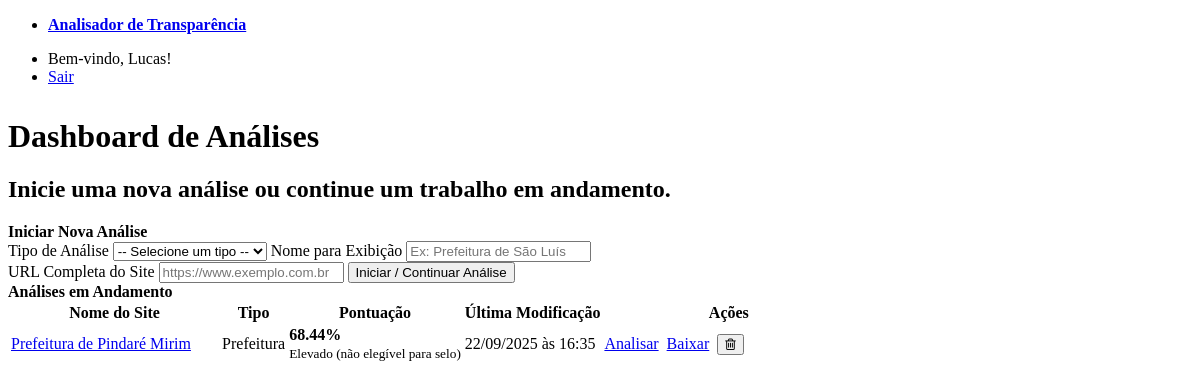
/ (signed in), run on the app's committed database.
### tables this page shows
CREATE TABLE analises (
            id INTEGER PRIMARY KEY AUTOINCREMENT,
            username TEXT NOT NULL,
            site_url TEXT NOT NULL,
            site_nome TEXT,
            tipo_analise TEXT,
            respostas TEXT,
            last_modified TIMESTAMP
        );

### app.py (the view)
@app.route('/')
@login_required
def dashboard():
    analises = db.listar_analises_por_usuario(session['username'])
    matriz_completa = logic.carregar_criterios()
    for analise in analises:
        criterios_para_analise = matriz_completa.get(analise['tipo_analise'])
        score = 0
        selo = "Não iniciado"
        if criterios_para_analise and analise.get('respostas'):
            resultados = logic.calcular_indice_e_selo(analise['respostas'], criterios_para_analise)
            score = resultados['indice']
            selo = resultados['selo']
        analise['score'] = score
        analise['selo'] = selo
        if analise.get('last_modified'):
            dt_obj = datetime.strptime(analise['last_modified'].split('.')[0], '%Y-%m-%d %H:%M:%S')
            analise['last_modified_fmt'] = dt_obj.strftime('%d/%m/%Y às %H:%M')
        else:
            analise['last_modified_fmt'] = "N/A"
        analise['latest_report'] = db.get_latest_report(analise['id'])
    dados_grafico_selos = {
        "labels": [a['selo'] for a in analises if a['selo'] != "Não iniciado"],
        "data": [1 for a in analises if a['selo'] != "Não iniciado"]
    }
    selos_contagem = {}
    [selos_contagem.update({s: selos_contagem.get(s, 0) + 1}) for s in dados_grafico_selos['labels']]
    dados_grafico_selos = {"labels": list(selos_contagem.keys()), "data": list(selos_contagem.values())}
    scores_por_tipo = {
        "Prefeitura": [a['score'] for a in analises if a['tipo_analise'] == 'Prefeitura'],
        "Câmara": [a['score'] for a in analises if a['tipo_analise'] == 'Câmara']
    }
    media_prefeitura = sum(scores_por_tipo["Prefeitura"]) / len(scores_por_tipo["Prefeitura"]) if scores_por_tipo["Prefeitura"] else 0
    media_camara = sum(scores_por_tipo["Câmara"]) / len(scores_por_tipo["Câmara"]) if scores_por_tipo["Câmara"] else 0
    dados_grafico_medias = {"labels": ["Prefeitura", "Câmara"], "data": [media_prefeitura, media_camara]}
    return render_template('dashboard.html', analises=analises, dados_grafico_selos=dados_grafico_selos, dados_grafico_medias=dados_grafico_medias)

### app.py (called while the page is built)
def login_required(f):
    @wraps(f)
    def decorated_function(*args, **kwargs):
        if 'username' not in session:
            flash('Por favor, faça login para aceder a esta página.', 'warning')
            return redirect(url_for('login'))
        return f(*args, **kwargs)
    return decorated_function

### db.py (called while the page is built)
def dict_factory(cursor, row):
    d = {}
    for idx, col in enumerate(cursor.description):
        d[col[0]] = row[idx]
    return d

def listar_analises_por_usuario(username):
    conn = sqlite3.connect(DB_NAME, timeout=15)
    conn.row_factory = dict_factory
    cursor = conn.cursor()
    cursor.execute("SELECT id, site_url, site_nome, tipo_analise, last_modified, respostas FROM analises WHERE username = ? ORDER BY last_modified DESC", (username,))
    analises = cursor.fetchall()
    for analise in analises:
        analise['respostas'] = json.loads(analise['respostas']) if analise.get('respostas') else {}
    conn.close()
    return analises

def get_latest_report(analise_id):
    conn = sqlite3.connect(DB_NAME, timeout=15)
    conn.row_factory = dict_factory
    cursor = conn.cursor()
    cursor.execute("SELECT id, nome_arquivo FROM relatorios WHERE analise_id = ? ORDER BY data_geracao DESC LIMIT 1", (analise_id,))
    report = cursor.fetchone()
    conn.close()
    return report

### templates/dashboard.html (shortened to what this page needs)
{% extends "layout.html" %}
{% block content %}
    <hgroup>
        <h1>Dashboard de Análises</h1>
        <h2>Inicie uma nova análise ou continue um trabalho em andamento.</h2>
    </hgroup>
    <article>
        <header><strong>Iniciar Nova Análise</strong></header>
        <form action="{{ url_for('nova_analise') }}" method="post">
            <div class="grid">
                <label for="tipo_analise">
                    Tipo de Análise
                    <select id="tipo_analise" name="tipo_analise" required>
                        <option value="" disabled selected>-- Selecione um tipo --</option>
                    </select>
                </label>
                <label for="site_nome">
                    Nome para Exibição
                    <input type="text" id="site_nome" name="site_nome" placeholder="Ex: Prefeitura de São Luís" required>
                </label>
            </div>
            <label for="site_url">URL Completa do Site</label>
            <input type="url" id="site_url" name="site_url" placeholder="https://www.exemplo.com.br" required>
            <button type="submit">Iniciar / Continuar Análise</button>
        </form>
    </article>
    <article>
        <header><strong>Análises em Andamento</strong></header>
        <table>
            <thead>
                <tr>
                    <th style="width: 25%;">Nome do Site</th>
                    <th>Tipo</th>
                    <th>Pontuação</th>
                    <th>Última Modificação</th>
                    <th style="width: 30%; text-align: center;">Ações</th>
                </tr>
            </thead>
            <tbody>
                {% for analise in analises %}
                <tr>
                    <td>
                        <a href="{{ analise.site_url }}" target="_blank" title="{{ analise.site_url }}">
                            {{ analise.get('site_nome', analise.site_url) }}
                        </a>
                    </td>
                    <td>{{ analise.tipo_analise }}</td>
                    <td>
                        <strong>{{ "%.2f"|format(analise.score) }}%</strong><br>
                        <small>{{ analise.selo }}</small>
                    </td>
                    <td>{{ analise.last_modified_fmt }}</td>
                    <td>
                        <div style="display: inline-flex; justify-content: center; align-items: center; gap: 0.5rem;">
                            <a href="{{ url_for('pagina_analise', analise_id=analise.id) }}" role="button" class="outline sm">Analisar</a>
                            {% if analise.latest_report %}
                                <a href="{{ url_for('download_relatorio', relatorio_id=analise.latest_report.id) }}" role="button" class="sm">Baixar</a>
                            {% else %}
                                <a href="#" role="button" class="secondary sm" disabled>Baixar</a>
                            {% endif %}
                            <form action="{{ url_for('delete_analise', analise_id=analise.id) }}" method="post" style="margin: 0;"
                                  onsubmit="return confirm('Tem certeza que deseja apagar esta análise? Esta ação não pode ser desfeita.');">
                                <button type="submit" class="outline sm danger" title="Apagar Análise" style="margin: 0;">
                                    <i class="fa fa-trash-o" aria-hidden="true"></i>
                                </button>
                            </form>
                        </div>
                    </td>
                </tr>
                {% else %}
                <tr>
                    <td colspan="5">Nenhuma análise encontrada. Comece uma nova análise acima.</td>
                </tr>
                {% endfor %}
            </tbody>
        </table>
    </article>
{% endblock %}

### templates/layout.html (shortened to what this page needs)
<!DOCTYPE html>
<html lang="pt-br">
<head>
    <link rel="stylesheet" href="https://cdn.jsdelivr.net/npm/@picocss/pico@1/css/pico.min.css">
    <link rel="stylesheet" href="https://cdnjs.cloudflare.com/ajax/libs/font-awesome/4.7.0/css/font-awesome.min.css">
</head>
<body>
    <main class="container">
        {% if session.username %}
        <nav>
            <ul>
                <li><strong><a href="{{ url_for('dashboard') }}">Analisador de Transparência</a></strong></li>
            </ul>
            <ul>
                <li>Bem-vindo, {{ session.username }}!</li>
                <li><a href="{{ url_for('logout') }}" role="button" class="secondary outline">Sair</a></li>
            </ul>
        </nav>
        {% endif %}
        {% block content %}{% endblock %}
    </main>
</body>
</html>

### templates/layout.html (style rules this page uses)
body { padding-bottom: 5em; }
.container { max-width: 960px; }
nav { margin-bottom: 2em; }

### data on the page
analises: username "Lucas", get "Prefeitura de Pindaré Mirim", tipo_analise "Prefeitura", score "68.44", selo "Elevado (não elegível para selo)", last_modified_fmt "22/09/2025 às 16:35"
